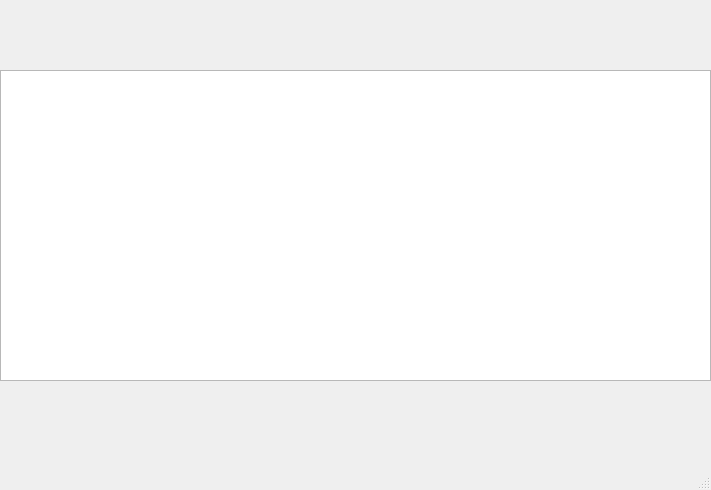
<?xml version="1.0" encoding="UTF-8"?>
<ui version="4.0">
 <class>results</class>
 <widget class="QMainWindow" name="results">
  <property name="geometry">
   <rect>
    <x>0</x>
    <y>0</y>
    <width>711</width>
    <height>490</height>
   </rect>
  </property>
  <property name="font">
   <font>
    <bold>false</bold>
   </font>
  </property>
  <property name="windowTitle">
   <string>MainWindow</string>
  </property>
  <widget class="QWidget" name="centralwidget">
   <widget class="QLabel" name="label">
    <property name="geometry">
     <rect>
      <x>150</x>
      <y>180</y>
      <width>53</width>
      <height>15</height>
     </rect>
    </property>
    <property name="text">
     <string/>
    </property>
   </widget>
   <widget class="QTextBrowser" name="textBrowser">
    <property name="geometry">
     <rect>
      <x>0</x>
      <y>70</y>
      <width>711</width>
      <height>311</height>
     </rect>
    </property>
    <property name="font">
     <font>
      <pointsize>12</pointsize>
      <bold>true</bold>
     </font>
    </property>
   </widget>
  </widget>
  <widget class="QMenuBar" name="menubar">
   <property name="geometry">
    <rect>
     <x>0</x>
     <y>0</y>
     <width>711</width>
     <height>21</height>
    </rect>
   </property>
  </widget>
  <widget class="QStatusBar" name="statusbar"/>
 </widget>
 <resources/>
 <connections/>
</ui>
